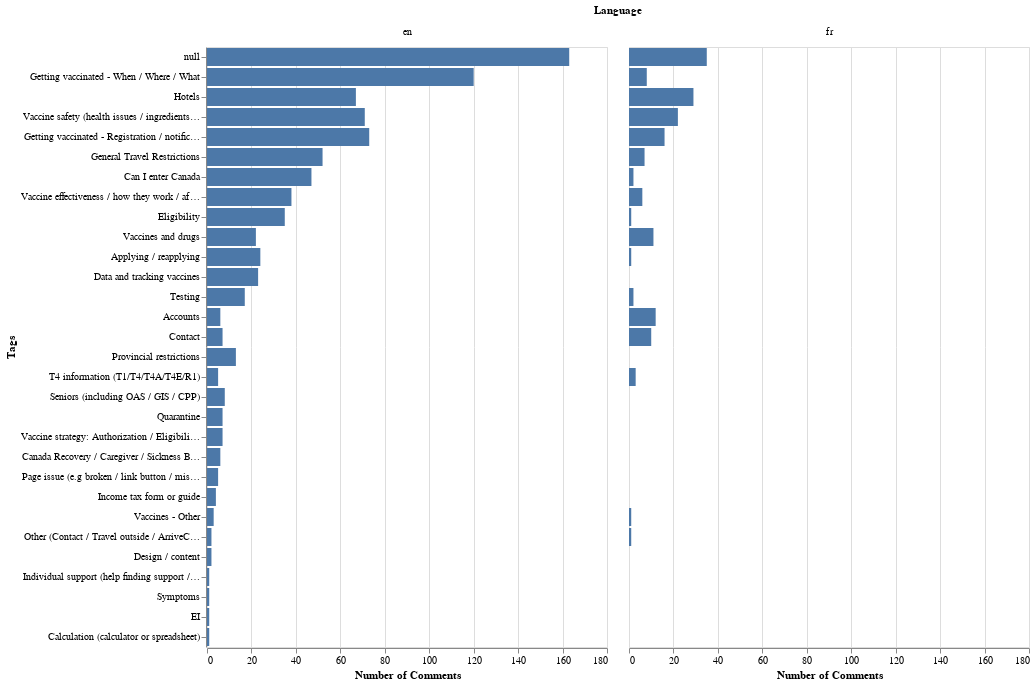

The cell this chart's notebook holds for it:
### Markdown cell above
Splitting the languages, we see that the French surveys actually have a different distribution of tags. For English, the most frequent tag is indeed 'Getting vaccinated - When / Where / What' followed by 'Getting vaccinated - Registration / notification'. However, for French it is actually 'Hotels' followed by 'Vaccine Safety'.

### Code cell
tag_count.facet('Language')

### Figure 1 — Vega-Lite specification as saved in the notebook (floating-point values rounded to 4 significant figures; data arrays with more than 128 entries replaced by an {"elided": "..."} marker saying what was removed)
{"$schema": "https://vega.github.io/schema/vega-lite/v4.8.1.json", "config": {"view": {"continuousHeight": 300, "continuousWidth": 400}}, "data": {"name": "data-96802b8a45663b4aaac9bb99ddf275f7"}, "datasets": {"data-96802b8a45663b4aaac9bb99ddf275f7": {"elided": "998 records"}}, "facet": {"field": "Language", "type": "nominal"}, "spec": {"encoding": {"x": {"aggregate": "count", "title": "Number of Comments", "type": "quantitative"}, "y": {"field": "Tags", "sort": "-x", "type": "nominal"}}, "mark": "bar", "title": {"text": "Number of Comments per Tag"}}}
